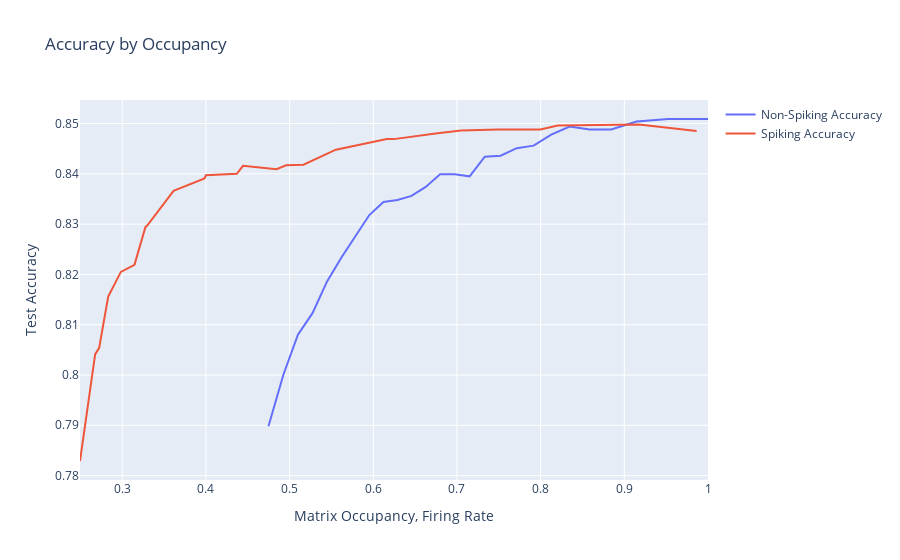

Write notebook code for a chart like this one.
### Code cell
fig4 = go.Figure()
    
fig4.add_trace(go.Scatter(x=matrix_usage, y=all_accuracy, name="Non-Spiking Accuracy"))
fig4.add_trace(go.Scatter(x=firing_rates, y=all_accuracy_spk[:,3], name="Spiking Accuracy"))

fig4.update_layout(title="Accuracy by Occupancy",
                  xaxis_title="Matrix Occupancy, Firing Rate",
                  yaxis_title="Test Accuracy")

### Figure 1 — Plotly figure (JSON) as saved in the notebook; plotly's stock layout.template omitted (floating-point values rounded to 4 significant figures)
{"data": [{"name": "Non-Spiking Accuracy", "type": "scatter", "x": [1, 0.9524, 0.9147, 0.8844, 0.8585, 0.8347, 0.8126, 0.7916, 0.7714, 0.7522, 0.7333, 0.7151, 0.6973, 0.6799, 0.6627, 0.6457, 0.6289, 0.6122, 0.5953, 0.5784, 0.5617, 0.5448, 0.5274, 0.51, 0.4925, 0.4747], "y": [0.8509, 0.8509, 0.8504, 0.8488, 0.8488, 0.8494, 0.8478, 0.8456, 0.8451, 0.8436, 0.8434, 0.8395, 0.8399, 0.8399, 0.8374, 0.8356, 0.8348, 0.8344, 0.8318, 0.8275, 0.8233, 0.8186, 0.8123, 0.808, 0.8, 0.7898]}, {"name": "Spiking Accuracy", "type": "scatter", "x": [0.9864, 0.9174, 0.8204, 0.7997, 0.7497, 0.7048, 0.6745, 0.6245, 0.6161, 0.5553, 0.5166, 0.4958, 0.4844, 0.4443, 0.4368, 0.4, 0.3983, 0.3613, 0.3298, 0.3277, 0.3146, 0.2983, 0.2832, 0.2724, 0.2676, 0.2495], "y": [0.8485, 0.8498, 0.8496, 0.8488, 0.8488, 0.8486, 0.848, 0.8469, 0.8469, 0.8448, 0.8418, 0.8417, 0.8409, 0.8416, 0.84, 0.8397, 0.8391, 0.8366, 0.8297, 0.8294, 0.8219, 0.8205, 0.8156, 0.8054, 0.8041, 0.7829]}], "layout": {"title": {"text": "Accuracy by Occupancy"}, "xaxis": {"title": {"text": "Matrix Occupancy, Firing Rate"}}, "yaxis": {"title": {"text": "Test Accuracy"}}}}
